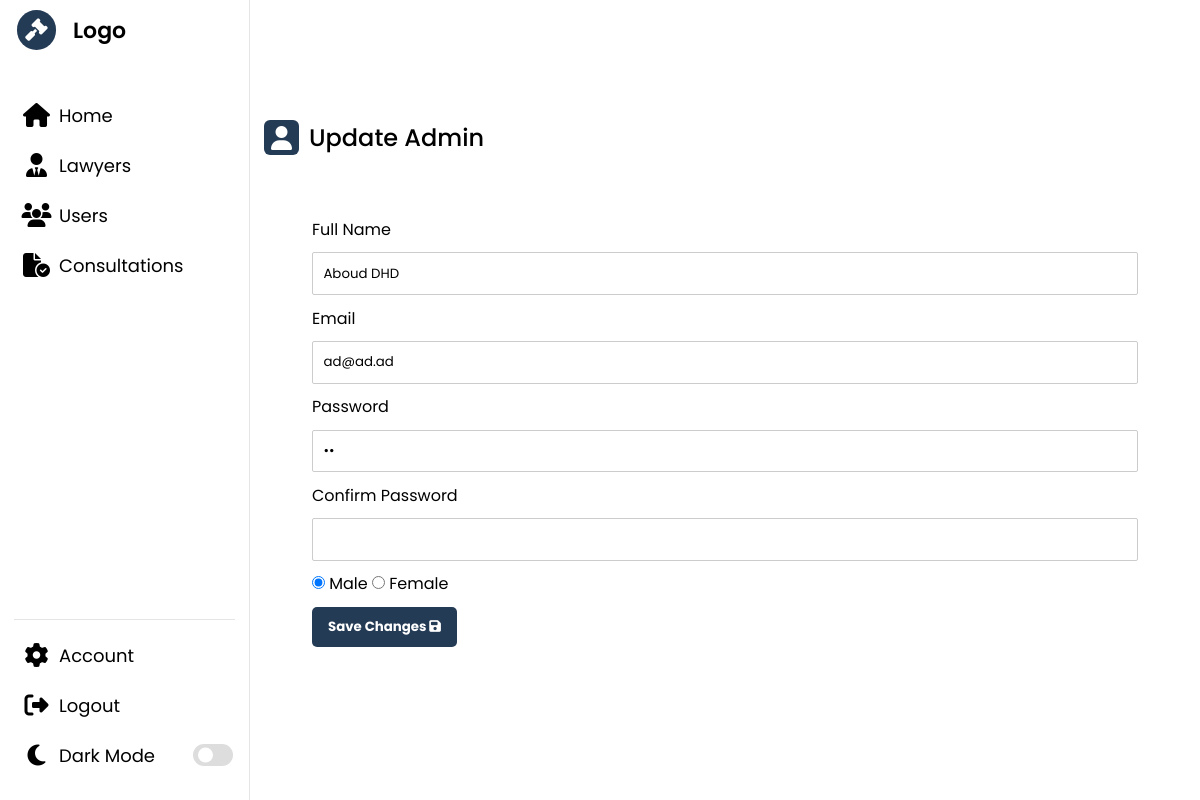
/admin/account.php (signed in), run on the app's committed database.
### tables this page shows
CREATE TABLE `agenceinfo` (
  `idAg` int(11) NOT NULL,
  `nomAg` varchar(50) NOT NULL,
  `mail` varchar(50) NOT NULL,
  `password` varchar(50) NOT NULL,
  `nomAd` varchar(50) NOT NULL,
  `gender` varchar(50) NOT NULL
);

### admin/account.php (the view, shortened to what this page needs)
<!DOCTYPE html>
<html lang="en">
<head>
    <link rel="stylesheet" href="./style.css" />
    <link rel="stylesheet" href="https://cdnjs.cloudflare.com/ajax/libs/font-awesome/6.2.1/css/all.min.css" />
</head>
<?php
if (isset($_SESSION['loggedAdmin']) && $_SESSION['loggedAdmin'] == true) {
?>
    <body>
        <?php
        include($_SERVER['DOCUMENT_ROOT'] . "/lawyerProject/admin/assets/headerA.php");
        ?>
        <section class="dashboard">
            <div class="dash-content">
                <?php
                $sql = "SELECT * FROM `agenceinfo`;";
                $res = $conn->query($sql);
                $row = $res->fetch_assoc();
                ?>
                <div class="activity">
                    <div class="title">
                        <i class="fa-solid fa-user"></i>
                        <span class="text">Update Admin</span>
                    </div>
                    <form action="https://localhost/lawyerProject/admin/accUpdate.php" method="post" class="form">
                        <label for="fullname">Full Name</label>
                        <input type="text" name="name" id="fullname" value="<?php echo $row['nomAd']; ?>" />
                        <label for="email">Email</label>
                        <input type="email" name="email" id="email" value="<?php echo $row['mail']; ?>" />
                        <label for="psw">Password</label>
                        <input type="password" name="psw" id="psw" value="<?php echo $row['password']; ?>" />
                        <label for="cpsw">Confirm Password</label>
                        <input type="password" name="cpsw" id="cpsw" />
                        <div class="radio-grp">
                            <input type="radio" id="male" name="gender" value="male" <?php if ($row['gender'] == "male") echo "checked"; ?> />
                            <label for="male">Male</label>
                            <input type="radio" id="female" name="gender" value="female" <?php if ($row['gender'] == "female") echo "checked"; ?> />
                            <label for="female">Female</label>
                        </div>
                        <button type="submit" name="submit">
                            Save Changes
                            <i class="fa-solid fa-floppy-disk"></i>
                        </button>
                    </form>
                </div>
            </div>
        </section>
    </body>
<?php
} else {
    header("location:login.php");
}
?>
</html>

### admin/style.css (style rules this page uses)
* { margin: 0; padding: 0; box-sizing: border-box; font-family: "Poppins", sans-serif; }
:root { --primary-color: #243b55; --panel-color: #fff; --text-color: #000; --black-light-color: #707070; --border-color: #e6e5e5; --toggle-color: #ddd; --title-icon-color: #fff; --tran-05: all 0.5s ease; --tran-03: all 0.3s ease; --tran-03: all 0.2s ease; }
body { min-height: 100vh; background-color: var(--primary-color); }
.dashboard { position: relative; left: 250px; background-color: var(--panel-color); min-height: 100vh; width: calc(100% - 250px); padding: 10px 14px; transition: var(--tran-05); }
.dashboard .dash-content { padding-top: 50px; }
.dash-content .title { display: flex; align-items: center; margin: 60px 0 30px 0; }
.dash-content .title i { position: relative; height: 35px; width: 35px; background-color: var(--primary-color); border-radius: 6px; color: var(--title-icon-color); display: flex; align-items: center; justify-content: center; font-size: 24px; }
.dash-content .title .text { font-size: 24px; font-weight: 500; color: var(--text-color); margin-left: 10px; }
.form { display: flex; flex-direction: column; padding: 2rem 3rem; gap: 0.65rem; }
.form input, .form select { padding: 0.65rem; border: 1px solid #ccc; border-radius: 2px; }
.form button { align-self: flex-start; padding: 0.65rem 1rem; cursor: pointer; border: none; background-color: #243b55; color: #fff; font-weight: bold; border-radius: 5px; transition: 0.3s ease-in-out; }

### data on the page
agenceinfo: name "Aboud DHD", email "ad@ad.ad", gender "☑ Male", gender "☐ Female"
